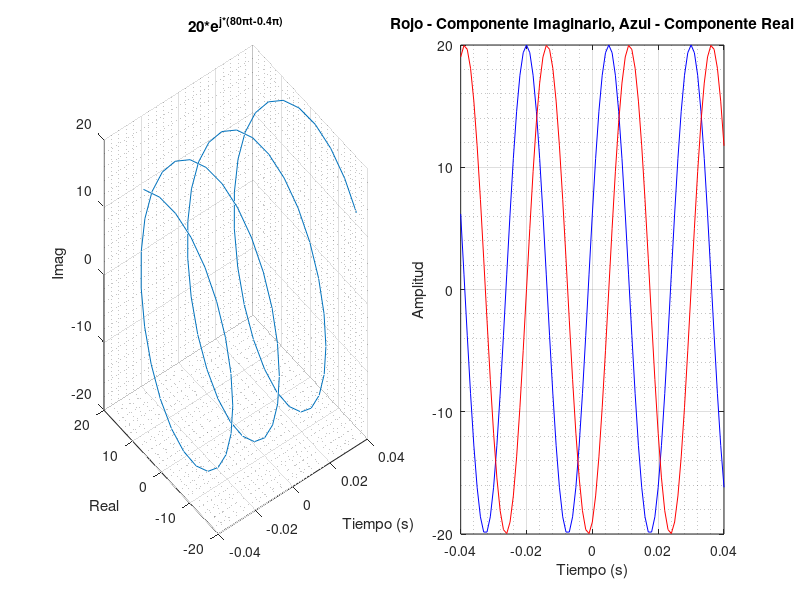

Source code (MATLAB):
% Definir la variable de tiempo en el rango de -0.04 a 0.04 con incrementos de 0.001
t = -0.04:0.001:0.04;

% Definir la función x(t) usando números complejos y la variable de tiempo t
x = 20 * exp(j * (80 * pi * t - 0.4 * pi));

% Crear una figura y establecer el tamaño de la ventana (posición x, posición y, ancho, alto)
figure('Position', [183, 180, 1000, 420]);

% Crear la primera subgráfica en una fila y dos columnas
subplot(1, 2, 1);

% Graficar la función x en 3D con la parte real en el eje x, la parte imaginaria en el eje y
plot3(t, real(x), imag(x));
% Activar la cuadrícula en la subgráfica
grid on; grid minor;
% Establecer el título de la subgráfica
title('20*e^{j*(80\pit-0.4\pi)}');
% Etiquetas de los ejes
xlabel('Tiempo (s)'); ylabel('Real'); zlabel('Imag');

% Crear la segunda subgráfica en una fila y dos columnas
subplot(1, 2, 2);

% Graficar la parte real de x en azul y mantener la gráfica (hold on)
plot(t, real(x), 'b'); hold on;

% Graficar la parte imaginaria de x en rojo
plot(t, imag(x), 'r');
% Activar la cuadrícula en la subgráfica
grid on; grid minor;
% Establecer el título de la subgráfica
title('Rojo - Componente Imaginario, Azul - Componente Real');
% Etiquetas de los ejes
xlabel('Tiempo (s)'); ylabel('Amplitud');

